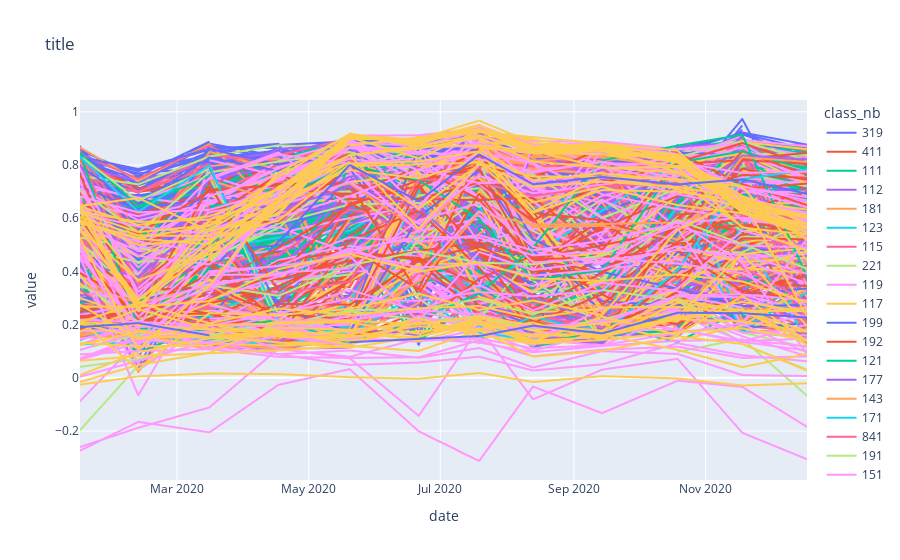

The notebook cell this image was saved under:
### Code cell
fig = px.line(df,
              x='date',
              y='value',
              color='class_nb',
              line_group='parcel_id',
              hover_data=['sub_nb','sub'],
              title= 'title')

fig.show()
